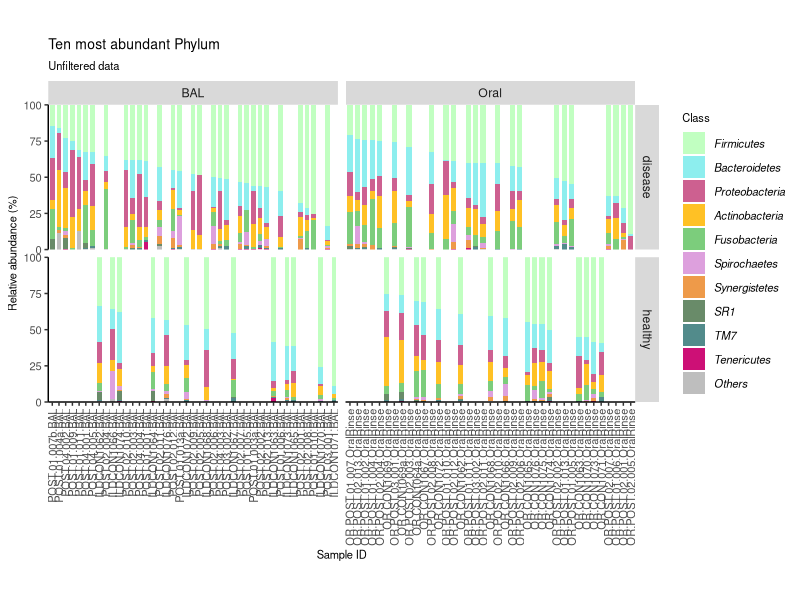
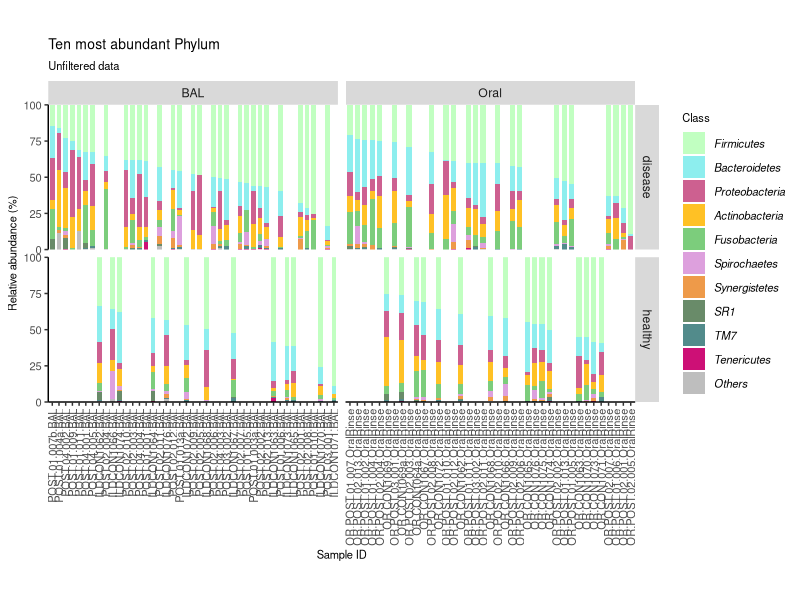

The R script that drew these images, in order:
setwd("~/Documents/GitHub/Imperial-Molyneaux/COVID-BAL-OralRinse/Unfiltered/Phylum/")

#install.packages("dplyr")
library("dplyr")
#install.packages("tidyverse")
library("tidyverse")
#install.packages("vegan")
library("vegan")
#install.packages("reshape2")
library("reshape2")

##Select data
normalised_data <- read_csv("Phylum-normalised-unfiltered-metadata.csv") %>%
  filter(!Status == "control")
abund_table <- normalised_data %>%
  select(5:ncol(normalised_data))

metadata <- normalised_data %>%
  select(index:Status)

# Make the data into percentages
rowSums(abund_table)
abund_table <- abund_table/rowSums(abund_table)*100

# Make a dataframe "top" that contains the top 10 most abundant genera. You can alter these as you want.
top <- abund_table[,order(colSums(abund_table),decreasing=TRUE)]
#Extract list of top N Taxa
N <- 10
taxa_list <- colnames(top)[1:N]
N <- length(taxa_list)
top <- data.frame(top[,colnames(top) %in% taxa_list])
top

# Make a dataframe "other" that contains all of the other genera. You can alter these as you want.
other <- abund_table[,order(colSums(abund_table),decreasing=TRUE)]
# Extract list of top N Taxa
N <- dim(normalised_data)[2] # This needs to be the total number of colums in the dataframe.
# dim(normalised_data)[2], calls the second element of the vector dim(normalised_data)
taxa_list2 <- colnames(other)[11:N]
N <- length(taxa_list2)
Others <- data.frame(other[,colnames(other) %in% taxa_list2])
Others
# Sum all the other columns into one.
Others <- rowSums(Others)
Others <- as.data.frame(Others)
Others

# Combine the top 10 genus and the other column and check the rows all still add up to 100.
top_other <- cbind(top, Others)
top_other
top_other_rowsums <- rowSums(top_other)
top_other_rowsums <- as.data.frame(top_other_rowsums)
top_other_rowsums

# Select sample_ID
sample_ID <- normalised_data$index

# Combine the data and the sample names back together again.
sample_data <- cbind(metadata, top_other)

# OPTIONAL: Order the samples by increasing proportion of one genus.
sample_data <- sample_data %>%
  arrange(Firmicutes
          #desc(Bacteroides) # Using desc() If you want to arrange in descending order.
  )

# OPTIONAL: Fix the order of sample IDs in the order of genus proportion.
sample_data$index <- factor(sample_data$index,
                            levels=unique(sample_data$index))


# Use melt to turn the data from wide format into long format. This puts all the genus data into a single column.
sample_data_long <- melt(sample_data, id.vars = c("index",
                                                  "Sample-type",
                                                  "Status"), variable.name = "Class")
sample_data_long

# Make a palette of colours for your top genus. There are lots of colours to use in R.
taxa_list # This shows you what those top ones are.
Palette <- c(Firmicutes = "darkseagreen1",
             Bacteroidetes = "darkslategray2",
             Proteobacteria = "hotpink3",
             Actinobacteria = "goldenrod1",
             Fusobacteria = "palegreen3",
             Spirochaetes = "plum",
             Synergistetes = "tan2",
             SR1 = "darkseagreen4",
             TM7 = "darkslategray4",
             Tenericutes = "deeppink3",
             Others = "grey")


# Use ggplot2 to make the stacked box plot.
ggplot(sample_data_long,
       aes(x = index,
           y = value,
           fill = Class)) +
  #Set the width of the bars in the plot
  geom_bar(stat = "identity",
           width = 0.7) +
  facet_grid(`Status` ~ `Sample-type`,
             scales = "free", 
             drop = TRUE)+ # Choose to show per category of metadata
  #Set the colors to use the Palette already created
  scale_fill_manual(values = Palette) +
  #Remove extra space at the top and bottom of the plot
  scale_y_continuous(expand = c(0, 0),
                     limits = c(0, 100.1)) +
  #Set the axis labels and title
  labs(title="Ten most abundant Phylum",
       subtitle = "Unfiltered data",
       x = "Sample ID",
       y = "Relative abundance (%)") +
  theme(#Set the title font size
    plot.title = element_text(size=10),
    plot.subtitle = element_text(size = 8),
    #Set the legend title position
    legend.position = "right",
    #Set the legend title font size
    legend.title = element_text(size=8),
    #Define the size of the legend text and make it italic
    legend.text = element_text(size=8,
                               face = "italic"),
    #Remove the grey background from the legend
    legend.background = element_blank(),
    #Remove the box from the legend
    legend.key = element_blank(),
    #Remove the grey background
    panel.background = element_blank(),
    #Remove the plot border
    panel.border = element_blank(),
    #Remove the major plot grid lines
    panel.grid.major = element_blank(),
    #Remove the minor plot grid lines
    panel.grid.minor = element_blank(),
    #Change orientation of x axis labels
    axis.text.x = element_text(angle=90,
                               hjust=1,
                               vjust=0.5,
                               size=8),
    axis.title.x = element_text(size=8),
    #Define the axis title text size
    axis.title = element_text(size=8),
    #Define the axis label text size
    axis.text.y = element_text(size=8),
    #Add back the x and y axis lines and define thickness (size), line type, and color
    axis.line = element_line(size = 0.5,
                             linetype = "solid",
                             colour = "black"),
    #Set the aspect ratio of the plot
    aspect.ratio = 0.5
  )

#Save as a pdf for size to go into Inkspace figure
ggsave("Ten most abundant Phylum unfiltered.pdf", width = 300, height = 150, units = c("mm"), dpi = 300)
